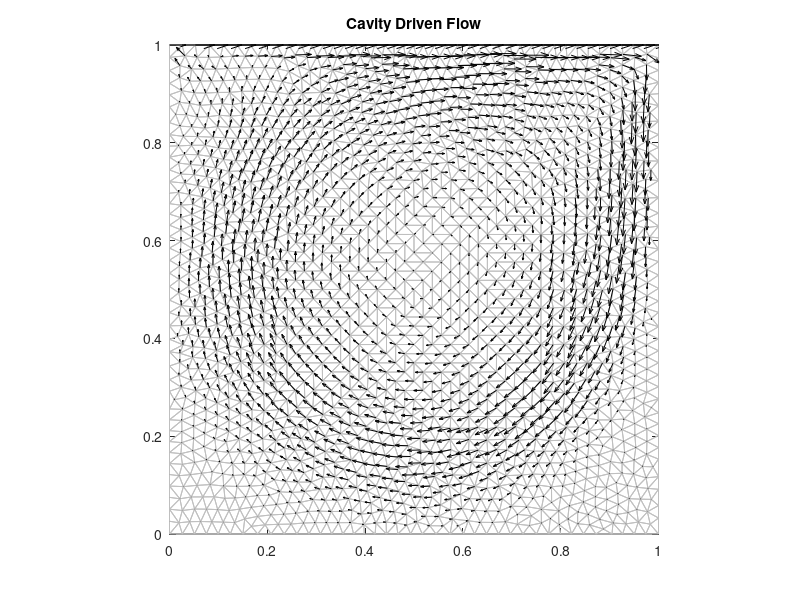

Recreate this plot in MATLAB. (Note: this script raises an error after producing the figure.)
% Demonstration of TRISTREAM and PLOTTRISTREAM functions.

Npts=5;

% Example: Cavity Driven Flow
% Data from Darren Engwirda (tricontour example)
% http://www.mathworks.com/matlabcentral/fileexchange/loadFile.do?objectId=10408&objectType=FILE
load CavityFlow;

triplot(tri,x,y,'Color',[1,1,1]*0.75);
hold on; quiver(x,y,u,v,2,'k'); hold off;
xlim([min(x),max(x)]); ylim([min(y),max(y)]);
daspect([1,1,1]); title('Cavity Driven Flow');

disp('Cavity Driven Flow: Velocity Field');
disp(['Pick ',num2str(Npts),' seed points . . .']);

p0=ginput(Npts); 
x0=p0(:,1); y0=p0(:,2);

disp('Computing streamlines . . .');
FlowP=TriStream(tri,x,y,u,v,x0,y0);
PlotTriStream(FlowP,'r');
hold on; plot(x0,y0,'r.'); hold off;

disp(' ');
disp('press any key to continue . . .');
pause;

% Example: Groundwater flow
% Data from Matthew Wolinsky (unpublished research)
% http://www.krellinst.org/csgf/conf/2005/presentations/wolinsky.shtml

load GroundWater;

triplot(tri,x,y,'Color',[1,1,1]*0.75);
hold on; quiver(x,y,u,v,25,'k'); hold off;
xlim([min(x),max(x)]); ylim([min(y),max(y)]);
daspect([1,1,1]); title('Groundwater Flow');

disp('Groundwater Flow: Velocity Field');
disp(['Pick ',num2str(Npts),' seed points . . .']);

p0=ginput(Npts); 
x0=p0(:,1); y0=p0(:,2);

disp('Computing streamlines . . .');
FlowP=TriStream(tri,x,y,u,v,x0,y0);
PlotTriStream(FlowP,'r');
hold on; plot(x0,y0,'r.'); hold off;
